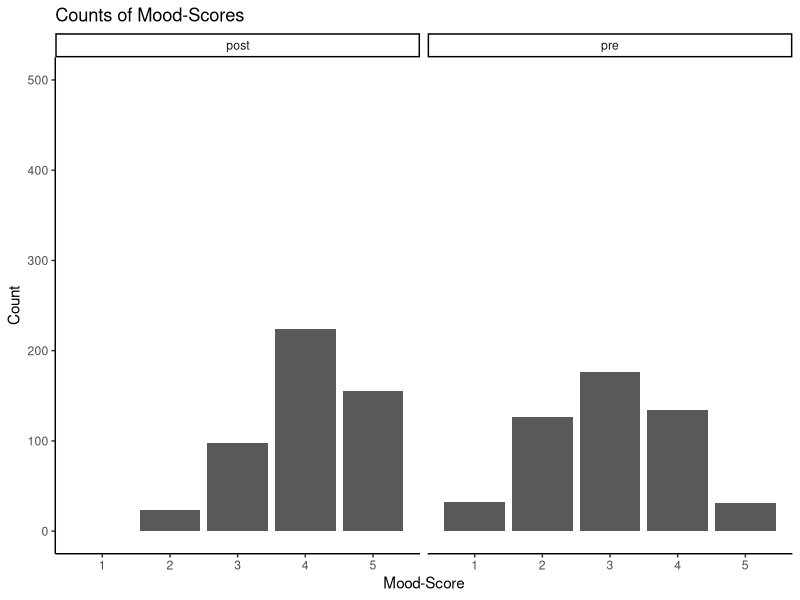

This chart was generated by the following R code: (Note: this script raises an error after producing the figure.)
## ---- chunk 1
#setwd("Vorkurs")
dat = read.csv("laune.csv")
## ---- chunk 2
#install.packages("tidyr")
library(tidyr)
library(psych)
library(ggplot2)
## ---- chunk 3
dat_l = pivot_longer(dat, cols=c("pre", "post"), names_to="time", values_to="mood")
## ---- chunk 4
dat_l$mood_r = 6 - dat_l$mood
## ---- chunk 5
ggplot(dat_l, aes(mood_r)) +
  geom_bar() +
  facet_wrap(~time) +
  labs(x = "Mood-Score", y = "Count", title="Counts of Mood-Scores") +
  ylim(0, 500) +
  theme_classic()
## ---- chunk 6
describeBy(dat_l)
## ---- chunk 7
describeBy(dat_l$mood_r, dat_l$time)
## ---- chunk 8
pre = rbinom(500, 4, 0.5) + 1
post = rbinom(500, 4, 0.25) + 1
subjectNr = 1:500
dat = data.frame(pre, post, subjectNr)
write.csv(dat, "laune.csv", row.names=F)
